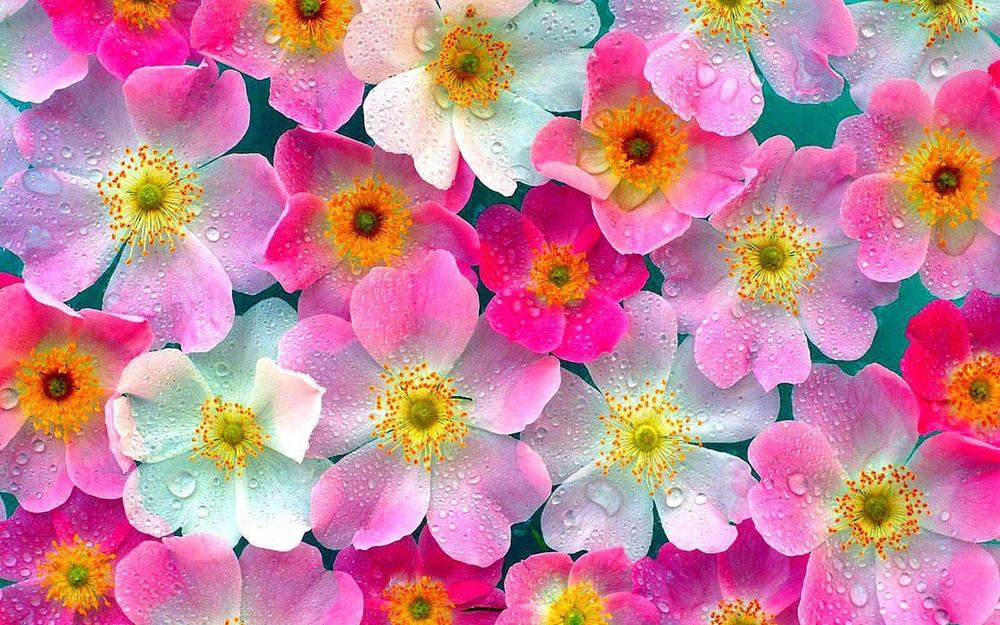
#> input picture sample/sample.jpg, 1000 x 625 px, shrunk from 1600 x 1000 before the run
$ python main.py
#> lines starting #> are read from the running program, lines starting #| are printed output that depends on the picture; after the words box and inside, x2 and y2 are one past the last pixel; in counts of white or black regions, pixels touching at a corner belong together
### part1.py
from skimage.io import imread
from cluster import KMeans, distortion
from util import save_image


def run_kmeans(data_path):
#> called with data_path = './sample/sample.jpg'
    img = imread(data_path)
#> img is the input picture: shape (625, 1000, 3); mean R, G, B 202.5, 132, 154.5
    img2 = img.reshape(img.shape[0] * img.shape[1], img.shape[2])

    # Cluster for K = 2,3,...,16 save the image to see differences
    for cluster_count in range(2, 17):
        km = KMeans(cluster_count)
        V, cmap = km.fit(img2)

        if cluster_count in [2, 4, 6, 8, 16]:
            save_image(
                V,
                cmap,
                img.shape,
                "result/kmeans_{0}_clusters.png".format(cluster_count),
            )
#> this loop made 1 pass
#> (mean in fit, std in fit, V) on pass 1: ([202.5, 132, 154.5], [50.75, 61.75, 63.9], [[214.6, 166.8, 195.3], [185.2, 82.31, 96.08]])
#> pass 1, in save_image, `cmap2 = cmap.reshape(shape[0], shape[1])`:
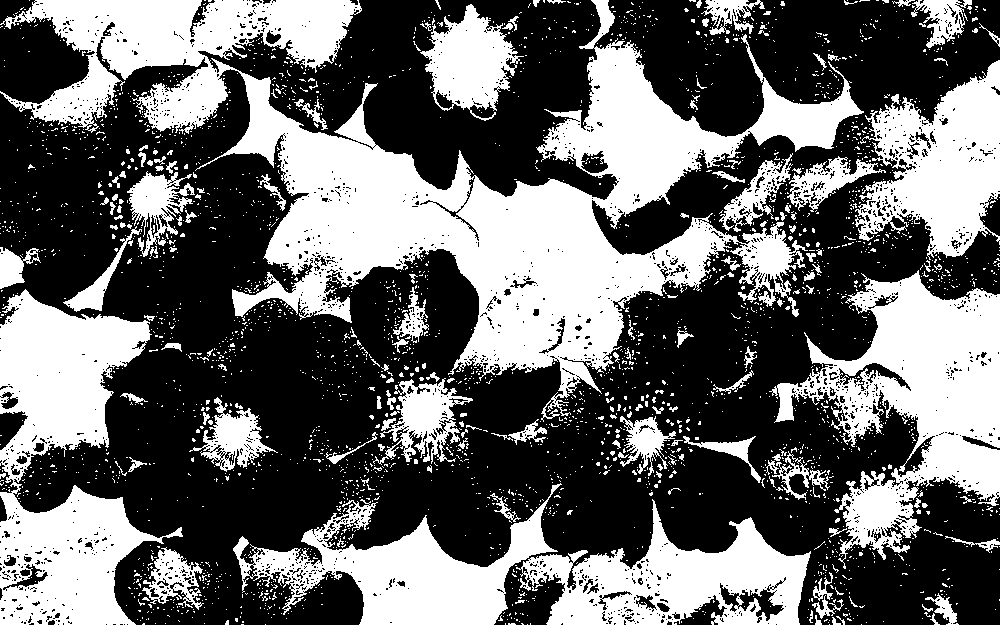
#> cmap2: shape (625, 1000) int64; values 0 (black) and 1 (white), 41.1% white; 2953 white regions (2790 under 20 px), largest, box (x1, y1, x2, y2) and area: (0, 0, 864, 422) 103160, (0, 289, 183, 625) 30792, (769, 270, 1000, 569) 29524
#> pass 1, in save_image, `clustered_image = label2rgb(label=cmap2, colors=V / 255)`:
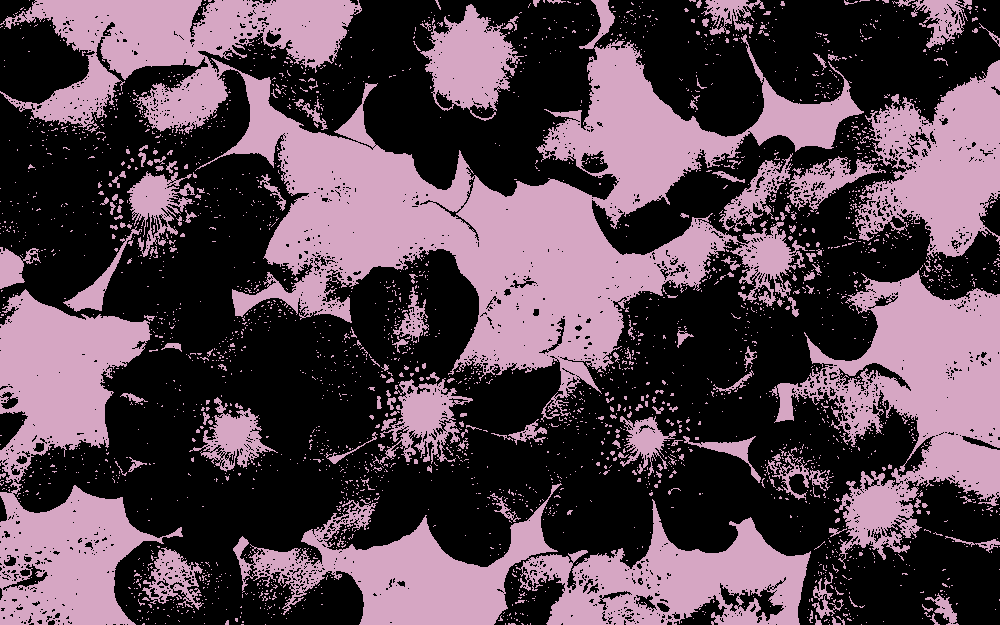
#> clustered_image: shape (625, 1000, 3) float64; mean R, G, B 0.346, 0.269, 0.315

### cluster.py
import numpy as np


class KMeans(object):
    """
    The steps of the k-means algorithm:

    1. Find the mean and the standard deviation (std) of the given data (im2 in the code).
    2. Generate K random points. For each random point r, choose a random initial centroid as “r * std + mean”.
    3. Find all distances between data points and cluster centroids, and assign all points to the cluster with the
       closest centroid.
    4. With labeled points, find mean values for each label (cluster). Keep old centroids in a temporary variable and
       assign these new mean values to the real centroid list.
    5. Calculate error as the norm of difference vector between new and old centroids. If error is zero, end the
       process, and return label array and centroid array. Else, go to 3rd step.
    """

    def __init__(self, cluster_count):
        self.cluster_count = cluster_count

    def fit(self, data):
        if type(data) is not np.ndarray:
            data = np.array(data)

        mean = np.mean(data, axis=0)
        std = np.std(data, axis=0)
        distances = np.zeros((data.shape[0], self.cluster_count))
        random_points = np.random.randn(self.cluster_count, data.shape[1])
        self.cluster_centers = random_points * std + mean

        error = 1
        while error != 0:
            temp_cluster_centers = np.copy(self.cluster_centers)
            for i in range(self.cluster_count):
                distances[:, i] = np.linalg.norm(data - self.cluster_centers[i], axis=1)

            self.labels = np.argmin(distances, axis=1)

            for i in range(self.cluster_count):
                close_points = data[self.labels == i]
                if close_points.size > 0:
                    self.cluster_centers[i] = np.mean(close_points, axis=0)
            error = np.linalg.norm(self.cluster_centers - temp_cluster_centers)

        return self.cluster_centers, self.labels


class AgglomerativeClustering(object):
    """
    This is a centroid-linked agglomerative clustering. It just stores the centroid data point and the number of items
     for each cluster.

    The steps of the agglomerative clustering algorithm:

    1. Define each data point as a different cluster, and the point itself as the centroid of the cluster. Also, assign
       1 to item count, and initialize a label array showing centroid indexes in the centroid array.
    2. Find the closest two centroids (minimum distance, maximum similarity).
    3. Add the higher indexed cluster to the lower indexed cluster by combining centroids with average mean and summing
       item counts.
    4. Replace all labels of the higher indexed cluster with labels of the lower indexed cluster in the labels array.
    5. If the length of the centroids array is equal to K, end the process, and return label array and centroid array.
       Else, go to 2nd step.
    """

    # [67 lines left out: functions __init__, fit, weigted_average, distortion, not called in this run]

### util.py
from skimage.io import imsave
from skimage.color import label2rgb
import timeit


def save_image(V, cmap, shape, name):
    cmap2 = cmap.reshape(shape[0], shape[1])
    clustered_image = label2rgb(label=cmap2, colors=V / 255)

#> (the run stopped early here; a loop or call above may not have finished)
